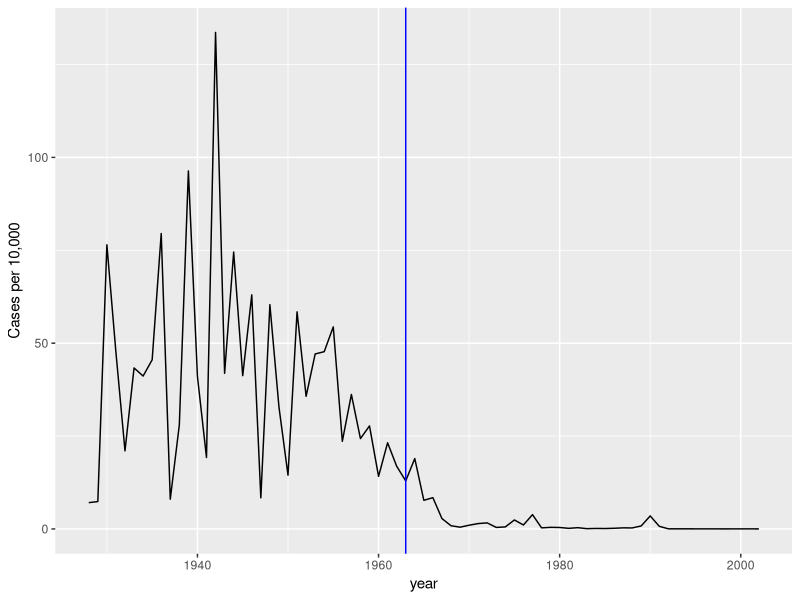
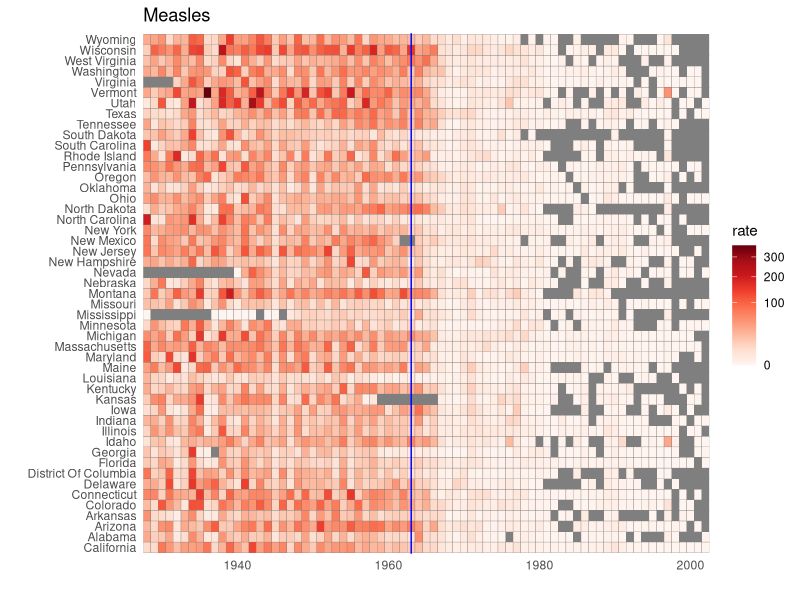

These figures' R source, in order:
## ---- chunk 1
library(dslabs)
data("us_contagious_diseases")
str(us_contagious_diseases)
#Show the data structure

## ---- chunk 2
library(tidyverse)
library(dslabs)
data("us_contagious_diseases")
the_disease <-"Measles"
dat <- us_contagious_diseases %>%
  filter(!state %in% c("Hawaii" , "Alaska") & disease == the_disease) %>% #were not states through the entire reporting period
  mutate(rate = count /population*10000 * 52/weeks_reporting) %>%
  mutate(state = reorder(state, rate))

# Now plot california disease rates
dat %>% filter(state == "California" & !is.na(rate)) %>%
  ggplot(aes(year, rate)) +
  geom_line() +
  ylab("Cases per 10,000") +
  geom_vline(xintercept = 1963 , col = "blue")
#Phase change line was added in 1963 because of the introduction of the measles vaccine

## ---- chunk 3
dat %>% ggplot(aes(year , state, fill= rate)) +
  geom_tile(color = "grey50") +
  scale_x_continuous(expand = c(0,0)) +
  scale_fill_gradientn(colors = RColorBrewer::brewer.pal(9,"Reds") , trans = "sqrt") +
  geom_vline(xintercept = 1963, col = "blue") +
  theme_minimal() +
  theme(panel.grid = element_blank()) +
  ggtitle(the_disease) +
  ylab("") +
  xlab("")


  
  
## ---- chunk 4
